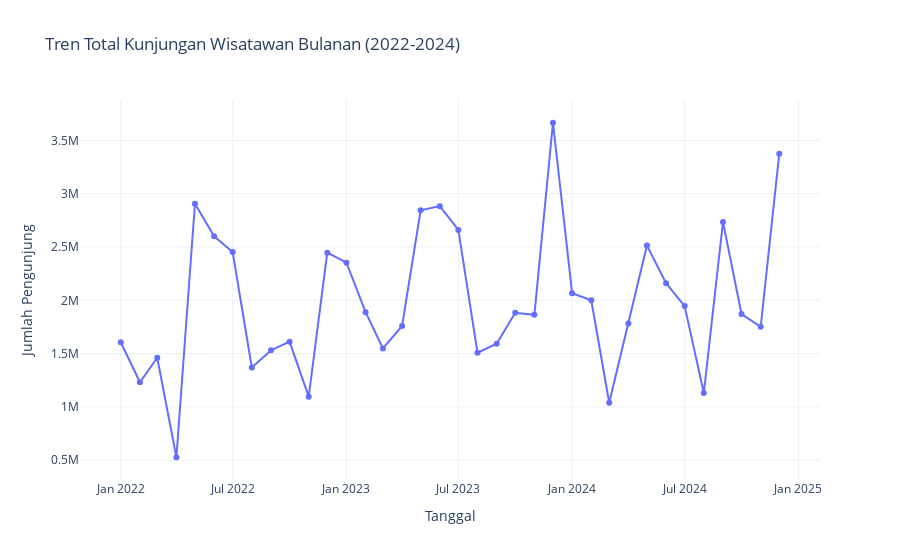
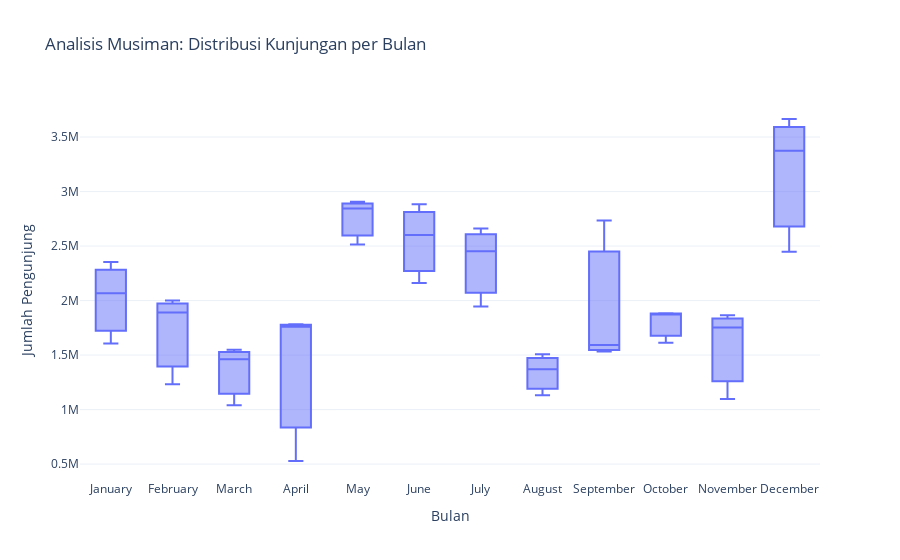
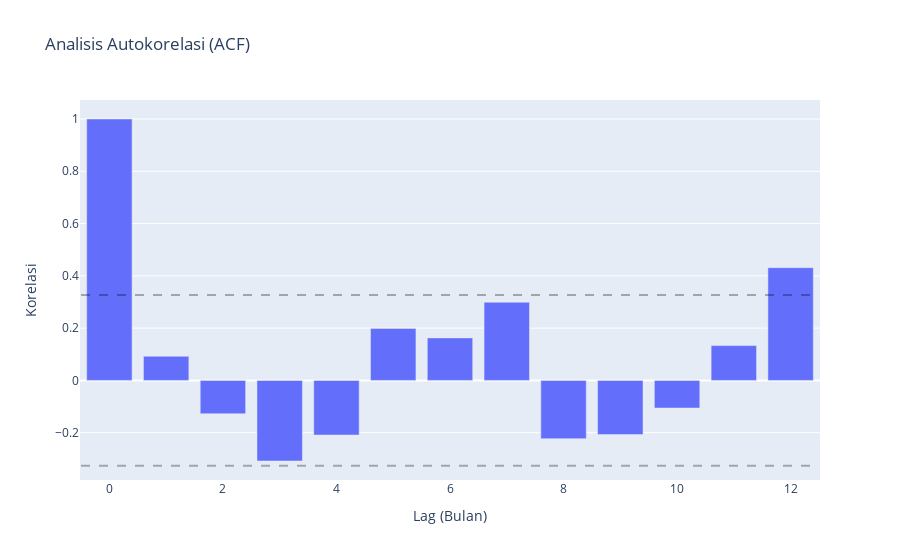

Write notebook code for charts like these, in order.
### Markdown cell above
Grafik garis dari total kunjungan wisatawan dari waktu ke waktu diplot untuk mengidentifikasi tren jangka panjang, volatilitas, dan pola-pola utama. Visualisasi ini secara gamblang menunjukkan adanya **kekosongan data (gap) pada tahun 2023**, yang merupakan tantangan utama dalam proyek ini.

### Code cell
# ==============================================================================
# KODE VISUALISASI DENGAN INDENTASI YANG SUDAH DIPERBAIKI
# ==============================================================================

if df_final is not None and not df_final.empty:
    print("\n✅ Data siap untuk divisualisasikan. Memulai proses plotting...")
    print("--------------------------------------------------\n")
    
    # 3.1. Visualisasi Tren Kunjungan Bulanan
    print("Membuat plot: 3.1. Visualisasi Tren Kunjungan Bulanan...")
    fig_line = px.line(df_final, x=df_final.index, y='jumlah_wisatawan', markers=True,
                         title='Tren Total Kunjungan Wisatawan Bulanan (2022-2024)',
                         labels={'index': 'Tanggal', 'jumlah_wisatawan': 'Jumlah Pengunjung'})
    fig_line.show()

    # 3.2. Analisis Musiman (Validasi Hipotesis 1)
    print("Membuat plot: 3.2. Analisis Musiman...")
    df_monthly = df_final.copy()
    df_monthly['bulan_nama'] = df_monthly.index.month_name()
    fig_box = px.box(df_monthly, x='bulan_nama', y='jumlah_wisatawan',
                       title='Analisis Musiman: Distribusi Kunjungan per Bulan',
                       labels={'bulan_nama': 'Bulan', 'jumlah_wisatawan': 'Jumlah Pengunjung'},
                       category_orders={"bulan_nama": ["January", "February", "March", "April", "May", "June", "July", "August", "September", "October", "November", "December"]})
    fig_box.show()

    # 3.3. Analisis Dependensi Temporal (Validasi Hipotesis 2)
    print("Membuat plot: 3.3. Analisis Dependensi Temporal...")
    acf_values, confint = acf(df_final['jumlah_wisatawan'].dropna(), nlags=12, alpha=0.05)
    lags = np.arange(len(acf_values))
    fig_acf = go.Figure()
    fig_acf.add_trace(go.Bar(x=lags, y=acf_values, name='Autocorrelation'))
    
    # Menambahkan confidence interval lines (metode standar)
    ci = 1.96 / np.sqrt(len(df_final))
    fig_acf.add_shape(type='line', x0=-0.5, y0=ci, x1=12.5, y1=ci, line=dict(color="rgba(0,0,0,0.3)", dash="dash"))
    fig_acf.add_shape(type='line', x0=-0.5, y0=-ci, x1=12.5, y1=-ci, line=dict(color="rgba(0,0,0,0.3)", dash="dash"))
    
    fig_acf.update_layout(title='Analisis Autokorelasi (ACF)', xaxis_title='Lag (Bulan)', yaxis_title='Korelasi')
    fig_acf.show()

else:
    print("\n❌ Proses visualisasi dibatalkan karena pemuatan data gagal atau `df_total` tidak terdefinisi.")

### Figure 1 — Plotly figure (JSON) as saved in the notebook; plotly's stock layout.template omitted (floating-point values rounded to 4 significant figures)
{"data": [{"hovertemplate": "Tanggal=%{x}<br>Jumlah Pengunjung=%{y}<extra></extra>", "legendgroup": "", "line": {"color": "#636efa", "dash": "solid"}, "marker": {"symbol": "circle"}, "mode": "markers+lines", "name": "", "orientation": "v", "showlegend": false, "type": "scatter", "x": ["2022-01-01T00:00:00", "2022-02-01T00:00:00", "2022-03-01T00:00:00", "2022-04-01T00:00:00", "2022-05-01T00:00:00", "2022-06-01T00:00:00", "2022-07-01T00:00:00", "2022-08-01T00:00:00", "2022-09-01T00:00:00", "2022-10-01T00:00:00", "2022-11-01T00:00:00", "2022-12-01T00:00:00", "2023-01-01T00:00:00", "2023-02-01T00:00:00", "2023-03-01T00:00:00", "2023-04-01T00:00:00", "2023-05-01T00:00:00", "2023-06-01T00:00:00", "2023-07-01T00:00:00", "2023-08-01T00:00:00", "2023-09-01T00:00:00", "2023-10-01T00:00:00", "2023-11-01T00:00:00", "2023-12-01T00:00:00", "2024-01-01T00:00:00", "2024-02-01T00:00:00", "2024-03-01T00:00:00", "2024-04-01T00:00:00", "2024-05-01T00:00:00", "2024-06-01T00:00:00", "2024-07-01T00:00:00", "2024-08-01T00:00:00", "2024-09-01T00:00:00", "2024-10-01T00:00:00", "2024-11-01T00:00:00", "2024-12-01T00:00:00"], "xaxis": "x", "y": [1607143, 1231924, 1461713, 528238, 2906199, 2601280, 2453001, 1370061, 1531850, 1612253, 1096317, 2447519, 2353100, 1889443, 1549358, 1759122, 2844083, 2883654, 2660286, 1508556, 1593221, 1883482, 1864244, 3665705, 2067160, 2001249, 1039815, 1783052, 2514731, 2161075, 1945741, 1130841, 2735576, 1871233, 1752325, 3374936], "yaxis": "y"}], "layout": {"legend": {"tracegroupgap": 0}, "title": {"text": "Tren Total Kunjungan Wisatawan Bulanan (2022-2024)"}, "xaxis": {"anchor": "y", "domain": [0, 1], "title": {"text": "Tanggal"}}, "yaxis": {"anchor": "x", "domain": [0, 1], "title": {"text": "Jumlah Pengunjung"}}}}

### Figure 2 — Plotly figure (JSON) as saved in the notebook; plotly's stock layout.template omitted (floating-point values rounded to 4 significant figures)
{"data": [{"alignmentgroup": "True", "hovertemplate": "Bulan=%{x}<br>Jumlah Pengunjung=%{y}<extra></extra>", "legendgroup": "", "marker": {"color": "#636efa"}, "name": "", "notched": false, "offsetgroup": "", "orientation": "v", "showlegend": false, "type": "box", "x": ["January", "February", "March", "April", "May", "June", "July", "August", "September", "October", "November", "December", "January", "February", "March", "April", "May", "June", "July", "August", "September", "October", "November", "December", "January", "February", "March", "April", "May", "June", "July", "August", "September", "October", "November", "December"], "x0": " ", "xaxis": "x", "y": [1607143, 1231924, 1461713, 528238, 2906199, 2601280, 2453001, 1370061, 1531850, 1612253, 1096317, 2447519, 2353100, 1889443, 1549358, 1759122, 2844083, 2883654, 2660286, 1508556, 1593221, 1883482, 1864244, 3665705, 2067160, 2001249, 1039815, 1783052, 2514731, 2161075, 1945741, 1130841, 2735576, 1871233, 1752325, 3374936], "y0": " ", "yaxis": "y"}], "layout": {"boxmode": "group", "legend": {"tracegroupgap": 0}, "title": {"text": "Analisis Musiman: Distribusi Kunjungan per Bulan"}, "xaxis": {"anchor": "y", "categoryarray": ["January", "February", "March", "April", "May", "June", "July", "August", "September", "October", "November", "December"], "categoryorder": "array", "domain": [0, 1], "title": {"text": "Bulan"}}, "yaxis": {"anchor": "x", "domain": [0, 1], "title": {"text": "Jumlah Pengunjung"}}}}

### Figure 3 — Plotly figure (JSON) as saved in the notebook; plotly's stock layout.template omitted (floating-point values rounded to 4 significant figures)
{"data": [{"name": "Autocorrelation", "type": "bar", "x": [0, 1, 2, 3, 4, 5, 6, 7, 8, 9, 10, 11, 12], "y": [1, 0.09234, -0.1276, -0.3083, -0.209, 0.1989, 0.1627, 0.2991, -0.2229, -0.2074, -0.1058, 0.1331, 0.4312]}], "layout": {"shapes": [{"line": {"color": "rgba(0,0,0,0.3)", "dash": "dash"}, "type": "line", "x0": -0.5, "x1": 12.5, "y0": 0.3267, "y1": 0.3267}, {"line": {"color": "rgba(0,0,0,0.3)", "dash": "dash"}, "type": "line", "x0": -0.5, "x1": 12.5, "y0": -0.3267, "y1": -0.3267}], "title": {"text": "Analisis Autokorelasi (ACF)"}, "xaxis": {"title": {"text": "Lag (Bulan)"}}, "yaxis": {"title": {"text": "Korelasi"}}}}
